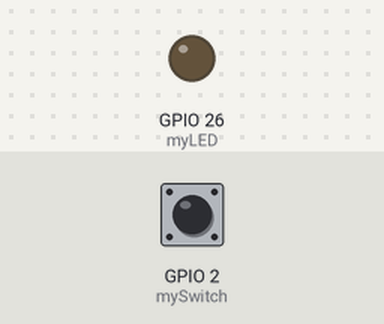
Simulated run of this program. Board: Raspberry Pi (BCM pin numbers). Parts: output pins drawn as LEDs (lit = HIGH). The test bench sets the inputs (shaded band); at power-on: GPIO 2 (mySwitch) HIGH. What the program prints to the terminal is not drawn.

Above: at 1.2 s.
1.3 s: GPIO 2 (mySwitch) pulled LOW for 0.15 s
At 1.37 s:
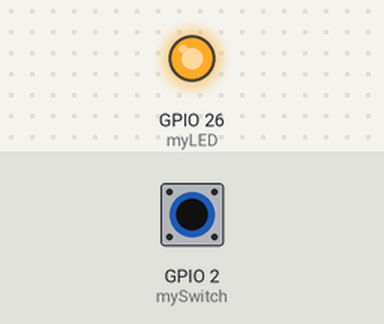
2.9 s: GPIO 2 (mySwitch) pulled LOW for 3.2 s
At 6.8 s:
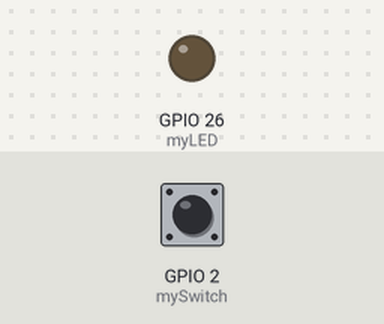
Timing chart, 0 to 8.3 s (numbered marks = the images above; inputs shaded):
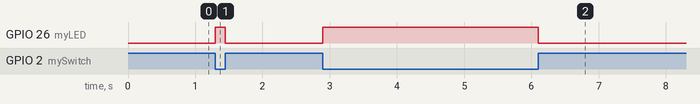

The program:

light_with_button_v2.py
```python
from gpiozero import LED, Button
from signal import pause

# GPIO 26
myLED = LED(26)
mySwitch = Button(2)

# myLED.blink()
mySwitch.when_pressed = myLED.on
mySwitch.when_released = myLED.off

if myLED.on:
    print("myLED on")
else:
    print ("myLED off")
pause()
```

Measured:
- after the input at 1.3 s, GPIO 26 (myLED): LOW → HIGH at once, → LOW 0.15 s later
- after the input at 2.9 s, GPIO 26 (myLED): LOW → HIGH at once, → LOW 3.2 s later
